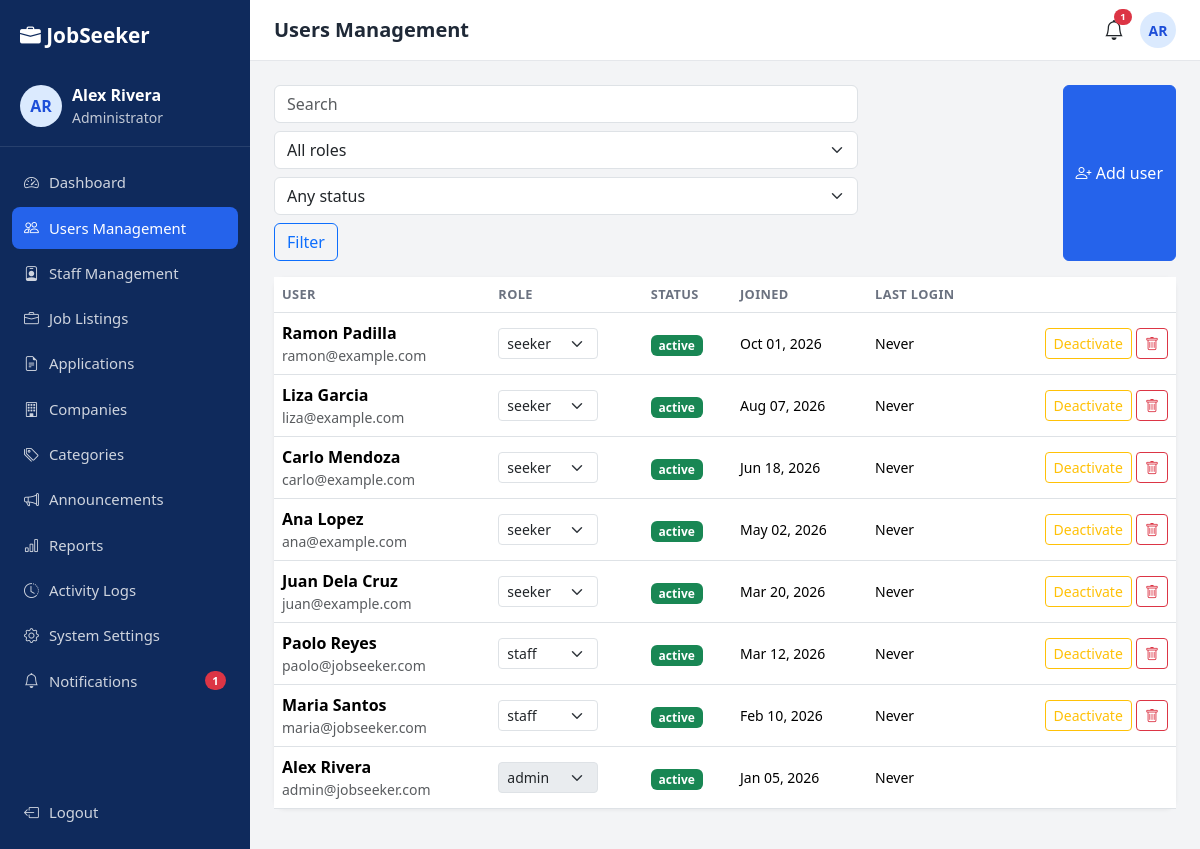
The page /admin/users.php (signed in) on the database its author committed.
### tables this page shows
CREATE TABLE user_profiles (
  id INT AUTO_INCREMENT PRIMARY KEY,
  user_id INT NOT NULL UNIQUE,
  phone VARCHAR(30), location VARCHAR(100), headline VARCHAR(150), skills VARCHAR(255), bio TEXT,
  profile_picture VARCHAR(255), resume VARCHAR(255),
  created_at TIMESTAMP DEFAULT CURRENT_TIMESTAMP,
  updated_at TIMESTAMP DEFAULT CURRENT_TIMESTAMP ON UPDATE CURRENT_TIMESTAMP,
  FOREIGN KEY (user_id) REFERENCES users(id) ON DELETE CASCADE
);

CREATE TABLE users (
  id INT AUTO_INCREMENT PRIMARY KEY,
  full_name VARCHAR(120) NOT NULL,
  username VARCHAR(50) NOT NULL UNIQUE,
  email VARCHAR(150) NOT NULL UNIQUE,
  password VARCHAR(255) NOT NULL,
  role ENUM('seeker','staff','admin') NOT NULL DEFAULT 'seeker',
  status ENUM('active','inactive') NOT NULL DEFAULT 'active',
  failed_attempts TINYINT NOT NULL DEFAULT 0,
  locked_until DATETIME NULL,
  last_login DATETIME NULL,
  created_at TIMESTAMP DEFAULT CURRENT_TIMESTAMP,
  updated_at TIMESTAMP DEFAULT CURRENT_TIMESTAMP ON UPDATE CURRENT_TIMESTAMP,
  INDEX idx_role (role), INDEX idx_status (status)
);

### includes/auth.php (called while the page is built, shortened)
<?php
require_once __DIR__ . '/functions.php';
function user() {
    static $u = null;
    if ($u === null && !empty($_SESSION['uid']))
        $u = row('SELECT u.*, p.profile_picture FROM users u LEFT JOIN user_profiles p ON p.user_id=u.id WHERE u.id=?', [$_SESSION['uid']]) ?: false;
    return $u ?: null;
}
function require_role(...$roles) {
    $u = user();
    return $u;
}
function unread_count() { return (int)val('SELECT COUNT(*) FROM notifications WHERE user_id=? AND is_read=0', [$_SESSION['uid'] ?? 0]); }

### admin/users.php (the view, shortened to what this page needs)
<?php
require_once __DIR__ . '/../includes/auth.php';
$u = require_role('admin'); $layout = 'dash'; $pageTitle = 'Users Management';
$qv = trim($_GET['q'] ?? ''); $rl = $_GET['role'] ?? ''; $st = $_GET['status'] ?? '';
$w = '1=1'; $p = [];
$per = 10; $page = page_no(); $total = (int)val("SELECT COUNT(*) FROM users WHERE $w", $p);
$users = rows("SELECT * FROM users WHERE $w ORDER BY created_at DESC LIMIT $per OFFSET " . (($page - 1) * $per), $p);
include ROOT_PATH . '/includes/header.php';
?>
<div class="d-flex flex-wrap gap-2 justify-content-between mb-3">
  <form class="d-flex gap-2 flex-wrap"><input name="q" class="form-control" placeholder="Search" value="<?= e($qv) ?>"><select name="role" class="form-select"><option value="">All roles</option></select><select name="status" class="form-select"><option value="">Any status</option></select><button class="btn btn-outline-primary">Filter</button></form>
  <button class="btn btn-primary" data-bs-toggle="collapse" data-bs-target="#newUser"><i class="bi bi-person-plus"></i> Add user</button></div>
<div class="card"><div class="table-responsive"><table class="table align-middle mb-0"><thead><tr><th>User</th><th>Role</th><th>Status</th><th>Joined</th><th>Last login</th><th></th></tr></thead><tbody>
<?php foreach ($users as $r): $self = $r['id'] == $u['id']; ?><tr><td><div class="fw-semibold"><?= e($r['full_name']) ?></div><div class="small text-muted"><?= e($r['email']) ?></div></td>
  <td><form method="post" class="d-flex gap-1"><?= csrf_field() ?><input type="hidden" name="action" value="role"><input type="hidden" name="id" value="<?= $r['id'] ?>"><select name="role" class="form-select form-select-sm" style="width:100px" <?= $self ? 'disabled' : '' ?> onchange="this.form.submit()"><?php foreach (['seeker', 'staff', 'admin'] as $o) echo '<option ' . ($r['role'] === $o ? 'selected' : '') . '>' . $o . '</option>'; ?></select></form></td>
  <td><span class="badge text-bg-<?= $r['status'] === 'active' ? 'success' : 'secondary' ?>"><?= $r['status'] ?></span></td><td class="small"><?= date('M d, Y', strtotime($r['created_at'])) ?></td><td class="small"><?= $r['last_login'] ? time_ago($r['last_login']) : 'Never' ?></td>
  <td class="text-end text-nowrap"><?php if (!$self): ?><form method="post" class="d-inline"><?= csrf_field() ?><input type="hidden" name="id" value="<?= $r['id'] ?>">
    <button name="action" value="toggle" class="btn btn-sm btn-outline-<?= $r['status'] === 'active' ? 'warning' : 'success' ?>"><?= $r['status'] === 'active' ? 'Deactivate' : 'Activate' ?></button>
    <button name="action" value="delete" class="btn btn-sm btn-outline-danger" data-confirm="Delete this user permanently?"><i class="bi bi-trash"></i></button></form><?php endif; ?></td></tr>
<?php endforeach; if (!$users) echo '<tr><td colspan="6" class="text-center text-muted py-4">No users found.</td></tr>'; ?></tbody></table></div></div>
<?php include ROOT_PATH . '/includes/footer.php'; ?>

### includes/sidebar.php (shortened to what this page needs)
<?php
$self = basename($_SERVER['SCRIPT_NAME']);
$su = user();
$menus = [
 'seeker' => [['dashboard.php','speedometer2','Dashboard'],['browse-jobs.php','search','Find Jobs'],['my-applications.php','file-earmark-text','My Applications'],['profile.php','person','Profile'],['saved-jobs.php','heart','Saved Jobs'],['notifications.php','bell','Notifications']],
 'staff'  => [['dashboard.php','speedometer2','Dashboard'],['jobs.php','briefcase','Job Listings'],['add-job.php','plus-circle','Post New Job'],['applications.php','people','Applications'],['interviews.php','calendar-event','Interview Schedule'],['announcements.php','megaphone','Announcements'],['reports.php','bar-chart','Reports'],['../notifications.php','bell','Notifications']],
 'admin'  => [['dashboard.php','speedometer2','Dashboard'],['users.php','people','Users Management'],['staff.php','person-badge','Staff Management'],['jobs.php','briefcase','Job Listings'],['applications.php','file-earmark-text','Applications'],['companies.php','building','Companies'],['categories.php','tags','Categories'],['announcements.php','megaphone','Announcements'],['reports.php','bar-chart','Reports'],['logs.php','clock-history','Activity Logs'],['settings.php','gear','System Settings'],['../notifications.php','bell','Notifications']],
];
$role = $su['role'];
$base = url($role . '/');
$roleLabel = ['seeker' => 'Job Seeker', 'staff' => 'Staff', 'admin' => 'Administrator'][$role];
$unread = unread_count();
?>
<div class="dash-wrap">
  <aside class="sidebar" id="sidebar">
    <a href="<?= url('index.php') ?>" class="side-brand"><i class="bi bi-briefcase-fill"></i> JobSeeker</a>
    <div class="side-user">
      <?= avatar($su, 42) ?>
      <div class="min-w-0"><div class="fw-semibold text-truncate"><?= e($su['full_name']) ?></div><div class="small opacity-75"><?= $roleLabel ?></div></div>
    </div>
    <nav class="side-nav">
      <?php foreach ($menus[$role] as [$mf, $mi, $ml]):
        $active = ($self === basename($mf)) || ($self === 'edit-job.php' && $mf === 'jobs.php'); ?>
        <a href="<?= $base . $mf ?>" class="<?= $active ? 'active' : '' ?>"><i class="bi bi-<?= $mi ?>"></i> <?= $ml ?>
          <?php if ($mf === '../notifications.php' || $mf === 'notifications.php'): ?><span class="badge bg-danger rounded-pill ms-auto js-notif-badge" <?= $unread ? '' : 'hidden' ?>><?= $unread ?></span><?php endif; ?></a>
      <?php endforeach; ?>
    </nav>
    <a href="<?= url('logout.php') ?>" class="side-logout"><i class="bi bi-box-arrow-left"></i> Logout</a>
  </aside>
  <div class="dash-main">
    <header class="topbar">
      <h5 class="mb-0 fw-semibold"><?= e($pageTitle ?? 'Dashboard') ?></h5>
      <div class="ms-auto d-flex align-items-center gap-3">
        <a href="<?= url($role === 'seeker' ? 'seeker/notifications.php' : 'notifications.php') ?>" class="position-relative text-dark fs-5"><i class="bi bi-bell"></i>
          <span class="badge bg-danger rounded-pill notif-dot js-notif-badge" <?= $unread ? '' : 'hidden' ?>><?= $unread ?></span></a>
        <?= avatar($su, 36) ?>
      </div>
    </header>
    <main class="dash-content">

### includes/functions.php (shortened to what this page needs)
<?php
require_once __DIR__ . '/../config/config.php';
function e($v) { return htmlspecialchars((string)$v, ENT_QUOTES, 'UTF-8'); }
function url($p = '') { return BASE_URL . '/' . ltrim($p, '/'); }
function q($sql, $p = []) { global $pdo; $s = $pdo->prepare($sql); $s->execute($p); return $s; }
function row($sql, $p = []) { return q($sql, $p)->fetch(); }
function rows($sql, $p = []) { return q($sql, $p)->fetchAll(); }
function val($sql, $p = []) { return q($sql, $p)->fetchColumn(); }
function initials($n) { $p = preg_split('/\s+/', trim($n)); return strtoupper(substr($p[0], 0, 1) . (isset($p[1]) ? substr($p[1], 0, 1) : '')); }
function avatar($u, $size = 40) {
    return '<span class="avatar avatar-i" style="width:' . $size . 'px;height:' . $size . 'px;font-size:' . round($size / 2.6) . 'px">' . e(initials($u['full_name'])) . '</span>';
}
function page_no() { return max(1, (int)($_GET['page'] ?? 1)); }
    ob_start(); ?>

### assets/css/style.css (style rules this page uses)
:root { --primary:#2563EB;--primary-dark:#1d4ed8;--navy:#0f2a5c;--navy2:#143570;--success:#10B981;--warning:#F59E0B;--danger:#EF4444;--gray:#6B7280;--bg:#F3F4F6 }
body { font-family:'Segoe UI',system-ui,-apple-system,Roboto,sans-serif;background:#fff;color:#1f2937 }
.layout-dash { background:var(--bg) }
.min-w-0 { min-width:0 }
.btn-primary { --bs-btn-bg:var(--primary);--bs-btn-border-color:var(--primary);--bs-btn-hover-bg:var(--primary-dark);--bs-btn-hover-border-color:var(--primary-dark) }
.dash-wrap { display:flex;min-height:100vh }
.sidebar { width:250px;background:var(--navy);color:#fff;display:flex;flex-direction:column;position:fixed;top:0;bottom:0;left:0;z-index:1040;transition:transform .25s }
.side-brand { color:#fff;text-decoration:none;font-weight:800;font-size:1.3rem;padding:20px }
.side-user { display:flex;gap:10px;align-items:center;padding:12px 20px 18px;border-bottom:1px solid rgba(255,255,255,.1) }
.side-nav { padding:14px 12px;flex:1;overflow-y:auto }
.side-nav a,.side-logout { display:flex;align-items:center;gap:10px;color:rgba(255,255,255,.8);text-decoration:none;padding:10px 12px;border-radius:8px;margin-bottom:3px;font-size:.93rem }
.side-nav a.active { background:var(--primary);color:#fff }
.side-logout { margin:0 12px 16px }
.dash-main { flex:1;margin-left:250px;min-width:0 }
.topbar { background:#fff;display:flex;align-items:center;gap:12px;padding:12px 24px;position:sticky;top:0;z-index:1020;border-bottom:1px solid #e5e7eb }
.dash-content { padding:24px }
.notif-dot { position:absolute;top:-6px;right:-8px;font-size:.6rem }
.avatar { border-radius:50%;object-fit:cover }
.avatar-i { display:inline-flex;align-items:center;justify-content:center;background:#dbeafe;color:var(--primary-dark);font-weight:700;flex-shrink:0 }
.card { border:0;border-radius:12px;box-shadow:0 1px 4px rgba(0,0,0,.06) }
.table thead th { font-size:.8rem;text-transform:uppercase;letter-spacing:.03em;color:var(--gray);border-bottom-width:1px }

### rows shown on the page
user_profiles: user.full_name "AR AR", user.full_name "Alex Rivera", user.role "Administrator"
users: full_name "Ramon Padilla", email "ramon@example.com", role "seeker", status "active", created_at "Oct 01, 2026", shows "Never", shows "Deactivate"
users: full_name "Liza Garcia", email "liza@example.com", role "seeker", status "active", created_at "Aug 07, 2026", shows "Never", shows "Deactivate"
users: full_name "Carlo Mendoza", email "carlo@example.com", role "seeker", status "active", created_at "Jun 18, 2026", shows "Never", shows "Deactivate"
users: full_name "Ana Lopez", email "ana@example.com", role "seeker", status "active", created_at "May 02, 2026", shows "Never", shows "Deactivate"
users: full_name "Juan Dela Cruz", email "juan@example.com", role "seeker", status "active", created_at "Mar 20, 2026", shows "Never", shows "Deactivate"
users: full_name "Paolo Reyes", email "paolo@jobseeker.com", role "staff", status "active", created_at "Mar 12, 2026", shows "Never", shows "Deactivate"
users: full_name "Maria Santos", email "maria@jobseeker.com", role "staff", status "active", created_at "Feb 10, 2026", shows "Never", shows "Deactivate"
users: full_name "Alex Rivera", email "admin@jobseeker.com", role "admin", status "active", created_at "Jan 05, 2026", shows "Never"

### other values the page prints
$ml "Dashboard"
$ml "Users Management"
$ml "Staff Management"
$ml "Job Listings"
$ml "Applications"
$ml "Companies"
$ml "Categories"
$ml "Announcements"
$ml "Reports"
$ml "Activity Logs"
$ml "System Settings"
$ml "Notifications"
$unread "1"
$pageTitle "Users Management"
